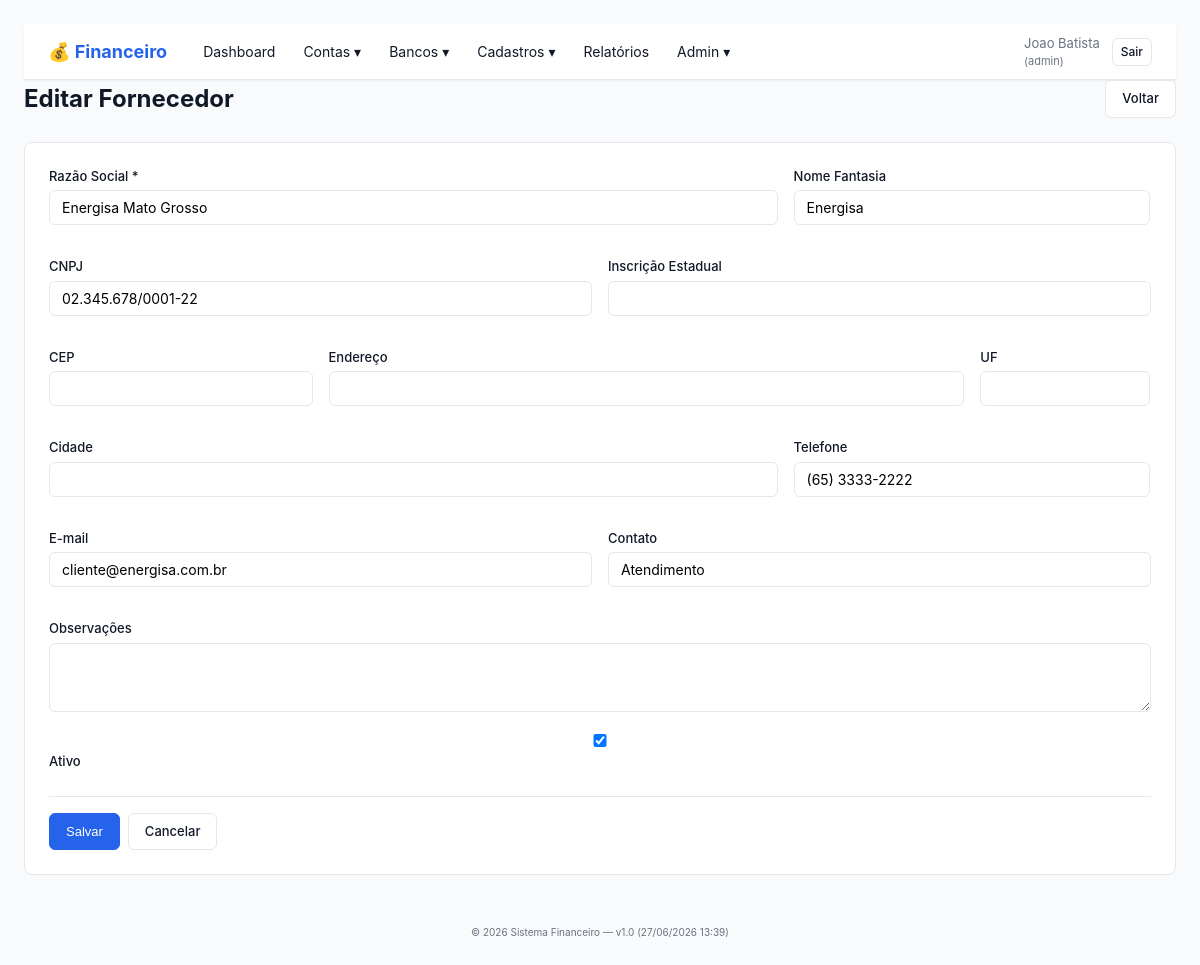
Screenshot of /fornecedor_form.php?id=2 (signed in) with the database file from the repository.
### tables this page shows
CREATE TABLE fornecedores (
    id INT(11) NOT NULL AUTO_INCREMENT,
    empresa_id INT(11) NOT NULL,
    razao_social VARCHAR(200) NOT NULL,
    nome_fantasia VARCHAR(100),
    cnpj VARCHAR(20),
    inscricao_estadual VARCHAR(20),
    endereco VARCHAR(255),
    cidade VARCHAR(100),
    uf CHAR(2),
    cep VARCHAR(10),
    telefone VARCHAR(20),
    email VARCHAR(150),
    contato VARCHAR(100),
    observacoes TEXT,
    ativo TINYINT(1) DEFAULT 1,
    data_criacao TIMESTAMP DEFAULT CURRENT_TIMESTAMP,
    PRIMARY KEY (id),
    INDEX idx_empresa (empresa_id),
    INDEX idx_razao_social (razao_social),
    INDEX idx_cnpj (cnpj),
    INDEX idx_ativo (ativo),
    FOREIGN KEY (empresa_id) REFERENCES empresas(id) ON DELETE CASCADE
);

### src/lib/Helper.php (called while the page is built, shortened)
<?php
function layout(string $titulo, string $view, array $vars = []): void
{
    extract($vars, EXTR_SKIP);
    require FINANCEIRO_SRC . '/views/layout/header.php';
    require FINANCEIRO_SRC . '/views/layout/navbar.php';
    require FINANCEIRO_SRC . '/views/' . $view;
    require FINANCEIRO_SRC . '/views/layout/footer.php';
}

### src/controllers/FornecedorController.php (called while the page is built, shortened)
<?php
final class FornecedorController
{
    public function form(): void
    {
        $id = (int)($_GET['id'] ?? 0);
        $fornecedor = null;
        if ($id > 0) {
            $db = Database::getConnection();
            $stmt = $db->prepare('SELECT * FROM fornecedores WHERE id = ? AND empresa_id = ?');
            $stmt->execute([$id, Auth::user()['empresa_id']]);
            $fornecedor = $stmt->fetch();
        }
        layout($fornecedor ? 'Editar Fornecedor' : 'Novo Fornecedor', 'fornecedores/form.php', [
            'fornecedor' => $fornecedor,
        ]);
    }
}

### public/fornecedor_form.php (called while the page is built, shortened)
<?php
(new FornecedorController)->form();

### src/views/fornecedores/form.php (the view, shortened to what this page needs)
<div class="page-header">
    <h1><?= $fornecedor ? 'Editar' : 'Novo' ?> Fornecedor</h1>
    <a href="fornecedores.php" class="btn">Voltar</a>
</div>
<form method="post" action="fornecedor_salvar.php" class="form">
    <div class="row">
        <div class="form-group col-8">
            <label>Razão Social *</label>
            <input type="text" name="razao_social" required maxlength="200"
                   value="<?= htmlspecialchars($fornecedor['razao_social'] ?? '') ?>">
        </div>
        <div class="form-group col-4">
            <label>Nome Fantasia</label>
            <input type="text" name="nome_fantasia" maxlength="100"
                   value="<?= htmlspecialchars($fornecedor['nome_fantasia'] ?? '') ?>">
        </div>
    </div>
    <div class="row">
        <div class="form-group col-6">
            <label>CNPJ</label>
            <input type="text" name="cnpj" maxlength="20"
                   value="<?= htmlspecialchars($fornecedor['cnpj'] ?? '') ?>">
        </div>
        <div class="form-group col-6">
            <label>Inscrição Estadual</label>
            <input type="text" name="inscricao_estadual" maxlength="20"
                   value="<?= htmlspecialchars($fornecedor['inscricao_estadual'] ?? '') ?>">
        </div>
    </div>
    <div class="row">
        <div class="form-group col-3">
            <label>CEP</label>
            <input type="text" name="cep" maxlength="10"
                   value="<?= htmlspecialchars($fornecedor['cep'] ?? '') ?>">
        </div>
        <div class="form-group col-7">
            <label>Endereço</label>
            <input type="text" name="endereco" maxlength="255"
                   value="<?= htmlspecialchars($fornecedor['endereco'] ?? '') ?>">
        </div>
        <div class="form-group col-2">
            <label>UF</label>
            <input type="text" name="uf" maxlength="2"
                   value="<?= htmlspecialchars($fornecedor['uf'] ?? '') ?>">
        </div>
    </div>
    <div class="row">
        <div class="form-group col-8">
            <label>Cidade</label>
            <input type="text" name="cidade" maxlength="100"
                   value="<?= htmlspecialchars($fornecedor['cidade'] ?? '') ?>">
        </div>
        <div class="form-group col-4">
            <label>Telefone</label>
            <input type="text" name="telefone" maxlength="20"
                   value="<?= htmlspecialchars($fornecedor['telefone'] ?? '') ?>">
        </div>
    </div>
    <div class="row">
        <div class="form-group col-6">
            <label>E-mail</label>
            <input type="email" name="email" maxlength="150"
                   value="<?= htmlspecialchars($fornecedor['email'] ?? '') ?>">
        </div>
        <div class="form-group col-6">
            <label>Contato</label>
            <input type="text" name="contato" maxlength="100"
                   value="<?= htmlspecialchars($fornecedor['contato'] ?? '') ?>">
        </div>
    </div>
    <div class="form-group">
        <label>Observações</label>
        <textarea name="observacoes" rows="3"><?= htmlspecialchars($fornecedor['observacoes'] ?? '') ?></textarea>
    </div>
    <div class="form-group">
        <label>
            <input type="checkbox" name="ativo" value="1" <?= (!$fornecedor || $fornecedor['ativo']) ? 'checked' : '' ?>>
            Ativo
        </label>
    </div>
    <div class="form-actions">
        <button type="submit" class="btn btn-primary">Salvar</button>
        <a href="fornecedores.php" class="btn">Cancelar</a>
    </div>
</form>

### public/assets/financeiro.css (style rules this page uses)
* { box-sizing: border-box; margin: 0; padding: 0; }
:root { --color-primary: #2563eb; --color-primary-dark: #1d4ed8; --color-success: #16a34a; --color-warning: #d97706; --color-danger: #dc2626; --color-info: #0891b2; --color-secondary: #6b7280; --color-bg: #f9fafb; --color-surface: #ffffff; --color-text: #111827; --color-text-muted: #6b7280; --color-border: #e5e7eb; --shadow-sm: 0 1px 2px 0 rgba(0,0,0,0.05); --shadow: 0 1px 3px 0 rgba(0,0,0,0.1), 0 1px 2px 0 rgba(0,0,0,0.06); }
body { font-family: -apple-system, BlinkMacSystemFont, "Segoe UI", Roboto, "Helvetica Neue", Arial, sans-serif; background: var(--color-bg); color: var(--color-text); line-height: 1.5; font-size: 14px; }
.page-header { display: flex; justify-content: space-between; align-items: center; margin-bottom: 24px; flex-wrap: wrap; gap: 12px; }
.page-header h1 { font-size: 24px; color: var(--color-text); }
.btn { padding: 8px 16px; border: 1px solid var(--color-border); border-radius: 6px; background: var(--color-surface); color: var(--color-text); cursor: pointer; text-decoration: none; font-size: 13px; font-weight: 500; transition: all 0.15s; display: inline-block; }
.btn-primary { background: var(--color-primary); border-color: var(--color-primary); color: white; }
.row { display: flex; flex-wrap: wrap; gap: 16px; margin-bottom: 16px; }
.row .col-2 { flex: 0 0 calc(16.66% - 14px); }
.row .col-3 { flex: 0 0 calc(25% - 12px); }
.row .col-4 { flex: 0 0 calc(33.33% - 11px); }
.row .col-6 { flex: 0 0 calc(50% - 8px); }
.row .col-7 { flex: 0 0 calc(58.33% - 7px); }
.row .col-8 { flex: 0 0 calc(66.66% - 6px); }
.form { background: var(--color-surface); border: 1px solid var(--color-border); border-radius: 8px; padding: 24px; margin-bottom: 24px; }
.form-group { margin-bottom: 16px; }
.form-group label { display: block; margin-bottom: 4px; font-size: 13px; font-weight: 500; color: var(--color-text); }
.form-group input, .form-group select, .form-group textarea { width: 100%; padding: 8px 12px; border: 1px solid var(--color-border); border-radius: 6px; font-size: 14px; font-family: inherit; }
.form-actions { display: flex; gap: 8px; margin-top: 24px; padding-top: 16px; border-top: 1px solid var(--color-border); }

### rows the page displays
fornecedores: razao_social "Energisa Mato Grosso", nome_fantasia "Energisa", cnpj "02.345.678/0001-22", telefone "(65) 3333-2222", email "cliente@energisa.com.br", contato "Atendimento", ativo "☑"

### other values shown
$usuario['nome'] "Joao Batista"
$perfil "admin"
